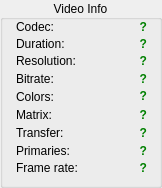
   <widget class="QGroupBox" name="VideoInfoGB">
    <property name="geometry">
     <rect>
      <x>574</x>
      <y>4</y>
      <width>162</width>
      <height>188</height>
     </rect>
    </property>
    <property name="title">
     <string>Video Info</string>
    </property>
    <property name="alignment">
     <set>Qt::AlignCenter</set>
    </property>
    <widget class="QLabel" name="EncoderLabel">
     <property name="geometry">
      <rect>
       <x>16</x>
       <y>19</y>
       <width>49</width>
       <height>16</height>
      </rect>
     </property>
     <property name="text">
      <string>Codec:</string>
     </property>
    </widget>
    <widget class="QLabel" name="DurationLabel">
     <property name="geometry">
      <rect>
       <x>16</x>
       <y>34</y>
       <width>62</width>
       <height>20</height>
      </rect>
     </property>
     <property name="text">
      <string>Duration:</string>
     </property>
    </widget>
    <widget class="QLabel" name="ResolutionLabel">
     <property name="geometry">
      <rect>
       <x>16</x>
       <y>51</y>
       <width>63</width>
       <height>20</height>
      </rect>
     </property>
     <property name="text">
      <string>Resolution:</string>
     </property>
    </widget>
    <widget class="QLabel" name="VidBitrateLabel">
     <property name="geometry">
      <rect>
       <x>16</x>
       <y>71</y>
       <width>49</width>
       <height>16</height>
      </rect>
     </property>
     <property name="text">
      <string>Bitrate:</string>
     </property>
    </widget>
    <widget class="QLabel" name="ColorsLabel">
     <property name="geometry">
      <rect>
       <x>16</x>
       <y>89</y>
       <width>43</width>
       <height>16</height>
      </rect>
     </property>
     <property name="text">
      <string>Colors:</string>
     </property>
    </widget>
    <widget class="QLabel" name="FPSLabel">
     <property name="geometry">
      <rect>
       <x>16</x>
       <y>160</y>
       <width>67</width>
       <height>16</height>
      </rect>
     </property>
     <property name="text">
      <string>Frame rate:</string>
     </property>
    </widget>
    <widget class="QLabel" name="MatrixLabel">
     <property name="geometry">
      <rect>
       <x>16</x>
       <y>107</y>
       <width>75</width>
       <height>16</height>
      </rect>
     </property>
     <property name="text">
      <string>Matrix:</string>
     </property>
    </widget>
    <widget class="QLabel" name="TransferLabel">
     <property name="geometry">
      <rect>
       <x>16</x>
       <y>125</y>
       <width>49</width>
       <height>16</height>
      </rect>
     </property>
     <property name="text">
      <string>Transfer:</string>
     </property>
    </widget>
    <widget class="QLabel" name="VidformatValueLabel">
     <property name="geometry">
      <rect>
       <x>65</x>
       <y>19</y>
       <width>82</width>
       <height>16</height>
      </rect>
     </property>
     <property name="font">
      <font>
       <bold>true</bold>
      </font>
     </property>
     <property name="text">
      <string>&lt;html&gt;&lt;head/&gt;&lt;body&gt;&lt;p&gt;&lt;span style=&quot; color:#008000;&quot;&gt;?&lt;/span&gt;&lt;/p&gt;&lt;/body&gt;&lt;/html&gt;</string>
     </property>
     <property name="alignment">
      <set>Qt::AlignRight|Qt::AlignTrailing|Qt::AlignVCenter</set>
     </property>
    </widget>
    <widget class="QLabel" name="ResolutionValueLabel">
     <property name="geometry">
      <rect>
       <x>77</x>
       <y>53</y>
       <width>70</width>
       <height>16</height>
      </rect>
     </property>
     <property name="font">
      <font>
       <bold>true</bold>
      </font>
     </property>
     <property name="text">
      <string>&lt;html&gt;&lt;head/&gt;&lt;body&gt;&lt;p&gt;&lt;span style=&quot; color:#008000;&quot;&gt;?&lt;/span&gt;&lt;/p&gt;&lt;/body&gt;&lt;/html&gt;</string>
     </property>
     <property name="alignment">
      <set>Qt::AlignRight|Qt::AlignTrailing|Qt::AlignVCenter</set>
     </property>
    </widget>
    <widget class="QLabel" name="BitrateValueLabel">
     <property name="geometry">
      <rect>
       <x>55</x>
       <y>71</y>
       <width>92</width>
       <height>16</height>
      </rect>
     </property>
     <property name="font">
      <font>
       <bold>true</bold>
      </font>
     </property>
     <property name="text">
      <string>&lt;html&gt;&lt;head/&gt;&lt;body&gt;&lt;p&gt;&lt;span style=&quot; color:#008000;&quot;&gt;?&lt;/span&gt;&lt;/p&gt;&lt;/body&gt;&lt;/html&gt;</string>
     </property>
     <property name="alignment">
      <set>Qt::AlignRight|Qt::AlignTrailing|Qt::AlignVCenter</set>
     </property>
    </widget>
    <widget class="QLabel" name="ColorsValueLabel">
     <property name="geometry">
      <rect>
       <x>53</x>
       <y>84</y>
       <width>94</width>
       <height>25</height>
      </rect>
     </property>
     <property name="font">
      <font>
       <bold>true</bold>
      </font>
     </property>
     <property name="text">
      <string>&lt;html&gt;&lt;head/&gt;&lt;body&gt;&lt;p&gt;&lt;span style=&quot; color:#008000;&quot;&gt;?&lt;/span&gt;&lt;/p&gt;&lt;/body&gt;&lt;/html&gt;</string>
     </property>
     <property name="alignment">
      <set>Qt::AlignRight|Qt::AlignTrailing|Qt::AlignVCenter</set>
     </property>
    </widget>
    <widget class="QLabel" name="FPSValueLabel">
     <property name="geometry">
      <rect>
       <x>78</x>
       <y>160</y>
       <width>69</width>
       <height>16</height>
      </rect>
     </property>
     <property name="font">
      <font>
       <bold>true</bold>
      </font>
     </property>
     <property name="text">
      <string>&lt;html&gt;&lt;head/&gt;&lt;body&gt;&lt;p&gt;&lt;span style=&quot; color:#008000;&quot;&gt;?&lt;/span&gt;&lt;/p&gt;&lt;/body&gt;&lt;/html&gt;</string>
     </property>
     <property name="alignment">
      <set>Qt::AlignRight|Qt::AlignTrailing|Qt::AlignVCenter</set>
     </property>
    </widget>
    <widget class="QLabel" name="DurationValueLabel">
     <property name="geometry">
      <rect>
       <x>71</x>
       <y>36</y>
       <width>76</width>
       <height>16</height>
      </rect>
     </property>
     <property name="font">
      <font>
       <bold>true</bold>
      </font>
     </property>
     <property name="text">
      <string>&lt;html&gt;&lt;head/&gt;&lt;body&gt;&lt;p&gt;&lt;span style=&quot; color:#008000;&quot;&gt;?&lt;/span&gt;&lt;/p&gt;&lt;/body&gt;&lt;/html&gt;</string>
     </property>
     <property name="alignment">
      <set>Qt::AlignRight|Qt::AlignTrailing|Qt::AlignVCenter</set>
     </property>
    </widget>
    <widget class="QLabel" name="MatrixValueLabel">
     <property name="geometry">
      <rect>
       <x>55</x>
       <y>107</y>
       <width>92</width>
       <height>16</height>
      </rect>
     </property>
     <property name="font">
      <font>
       <bold>true</bold>
      </font>
     </property>
     <property name="text">
      <string>&lt;html&gt;&lt;head/&gt;&lt;body&gt;&lt;p&gt;&lt;span style=&quot; color:#008000;&quot;&gt;?&lt;/span&gt;&lt;/p&gt;&lt;/body&gt;&lt;/html&gt;</string>
     </property>
     <property name="alignment">
      <set>Qt::AlignRight|Qt::AlignTrailing|Qt::AlignVCenter</set>
     </property>
    </widget>
    <widget class="QLabel" name="TransferValueLabel">
     <property name="geometry">
      <rect>
       <x>65</x>
       <y>125</y>
       <width>82</width>
       <height>16</height>
      </rect>
     </property>
     <property name="font">
      <font>
       <bold>true</bold>
      </font>
     </property>
     <property name="text">
      <string>&lt;html&gt;&lt;head/&gt;&lt;body&gt;&lt;p&gt;&lt;span style=&quot; color:#008000;&quot;&gt;?&lt;/span&gt;&lt;/p&gt;&lt;/body&gt;&lt;/html&gt;</string>
     </property>
     <property name="alignment">
      <set>Qt::AlignRight|Qt::AlignTrailing|Qt::AlignVCenter</set>
     </property>
    </widget>
    <widget class="QLabel" name="PrimariesLabel">
     <property name="geometry">
      <rect>
       <x>16</x>
       <y>143</y>
       <width>55</width>
       <height>16</height>
      </rect>
     </property>
     <property name="text">
      <string>Primaries:</string>
     </property>
    </widget>
    <widget class="QLabel" name="PrimariesValueLabel">
     <property name="geometry">
      <rect>
       <x>72</x>
       <y>143</y>
       <width>75</width>
       <height>16</height>
      </rect>
     </property>
     <property name="font">
      <font>
       <bold>true</bold>
      </font>
     </property>
     <property name="text">
      <string>&lt;html&gt;&lt;head/&gt;&lt;body&gt;&lt;p&gt;&lt;span style=&quot; color:#008000;&quot;&gt;?&lt;/span&gt;&lt;/p&gt;&lt;/body&gt;&lt;/html&gt;</string>
     </property>
     <property name="alignment">
      <set>Qt::AlignRight|Qt::AlignTrailing|Qt::AlignVCenter</set>
     </property>
    </widget>
   </widget>
